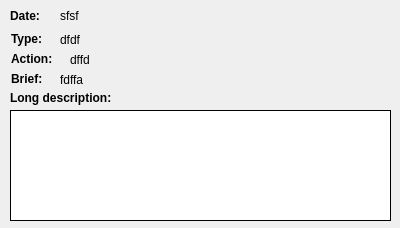
<?xml version="1.0" encoding="UTF-8"?>
<ui version="4.0">
 <class>Form</class>
 <widget class="QWidget" name="Form">
  <property name="geometry">
   <rect>
    <x>0</x>
    <y>0</y>
    <width>400</width>
    <height>228</height>
   </rect>
  </property>
  <property name="windowTitle">
   <string>Form</string>
  </property>
  <widget class="QLabel" name="date_label">
   <property name="geometry">
    <rect>
     <x>60</x>
     <y>0</y>
     <width>291</width>
     <height>31</height>
    </rect>
   </property>
   <property name="text">
    <string>sfsf</string>
   </property>
  </widget>
  <widget class="QLabel" name="brief_description_label">
   <property name="geometry">
    <rect>
     <x>60</x>
     <y>70</y>
     <width>331</width>
     <height>20</height>
    </rect>
   </property>
   <property name="text">
    <string>fdffa</string>
   </property>
  </widget>
  <widget class="QLabel" name="type_label">
   <property name="geometry">
    <rect>
     <x>60</x>
     <y>30</y>
     <width>311</width>
     <height>20</height>
    </rect>
   </property>
   <property name="sizePolicy">
    <sizepolicy hsizetype="Expanding" vsizetype="Preferred">
     <horstretch>0</horstretch>
     <verstretch>0</verstretch>
    </sizepolicy>
   </property>
   <property name="text">
    <string>dfdf</string>
   </property>
  </widget>
  <widget class="QLabel" name="label">
   <property name="geometry">
    <rect>
     <x>10</x>
     <y>5</y>
     <width>41</width>
     <height>21</height>
    </rect>
   </property>
   <property name="font">
    <font>
     <weight>75</weight>
     <bold>true</bold>
    </font>
   </property>
   <property name="text">
    <string>Date:</string>
   </property>
  </widget>
  <widget class="QLabel" name="label_2">
   <property name="geometry">
    <rect>
     <x>11</x>
     <y>31</y>
     <width>41</width>
     <height>16</height>
    </rect>
   </property>
   <property name="font">
    <font>
     <weight>75</weight>
     <bold>true</bold>
    </font>
   </property>
   <property name="text">
    <string>Type:</string>
   </property>
  </widget>
  <widget class="QLabel" name="label_3">
   <property name="geometry">
    <rect>
     <x>11</x>
     <y>71</y>
     <width>41</width>
     <height>16</height>
    </rect>
   </property>
   <property name="font">
    <font>
     <weight>75</weight>
     <bold>true</bold>
    </font>
   </property>
   <property name="text">
    <string>Brief:</string>
   </property>
  </widget>
  <widget class="QLabel" name="label_4">
   <property name="geometry">
    <rect>
     <x>10</x>
     <y>90</y>
     <width>111</width>
     <height>16</height>
    </rect>
   </property>
   <property name="font">
    <font>
     <weight>75</weight>
     <bold>true</bold>
    </font>
   </property>
   <property name="text">
    <string>Long description:</string>
   </property>
  </widget>
  <widget class="QTextEdit" name="long_description_textEdit">
   <property name="geometry">
    <rect>
     <x>10</x>
     <y>110</y>
     <width>381</width>
     <height>111</height>
    </rect>
   </property>
   <property name="styleSheet">
    <string notr="true">border: 1px solid black;</string>
   </property>
   <property name="readOnly">
    <bool>true</bool>
   </property>
  </widget>
  <widget class="QLabel" name="label_5">
   <property name="geometry">
    <rect>
     <x>11</x>
     <y>51</y>
     <width>51</width>
     <height>16</height>
    </rect>
   </property>
   <property name="font">
    <font>
     <weight>75</weight>
     <bold>true</bold>
    </font>
   </property>
   <property name="text">
    <string>Action:</string>
   </property>
  </widget>
  <widget class="QLabel" name="action_label">
   <property name="geometry">
    <rect>
     <x>70</x>
     <y>50</y>
     <width>301</width>
     <height>20</height>
    </rect>
   </property>
   <property name="sizePolicy">
    <sizepolicy hsizetype="Expanding" vsizetype="Preferred">
     <horstretch>0</horstretch>
     <verstretch>0</verstretch>
    </sizepolicy>
   </property>
   <property name="text">
    <string>dffd</string>
   </property>
  </widget>
 </widget>
 <resources/>
 <connections/>
</ui>
